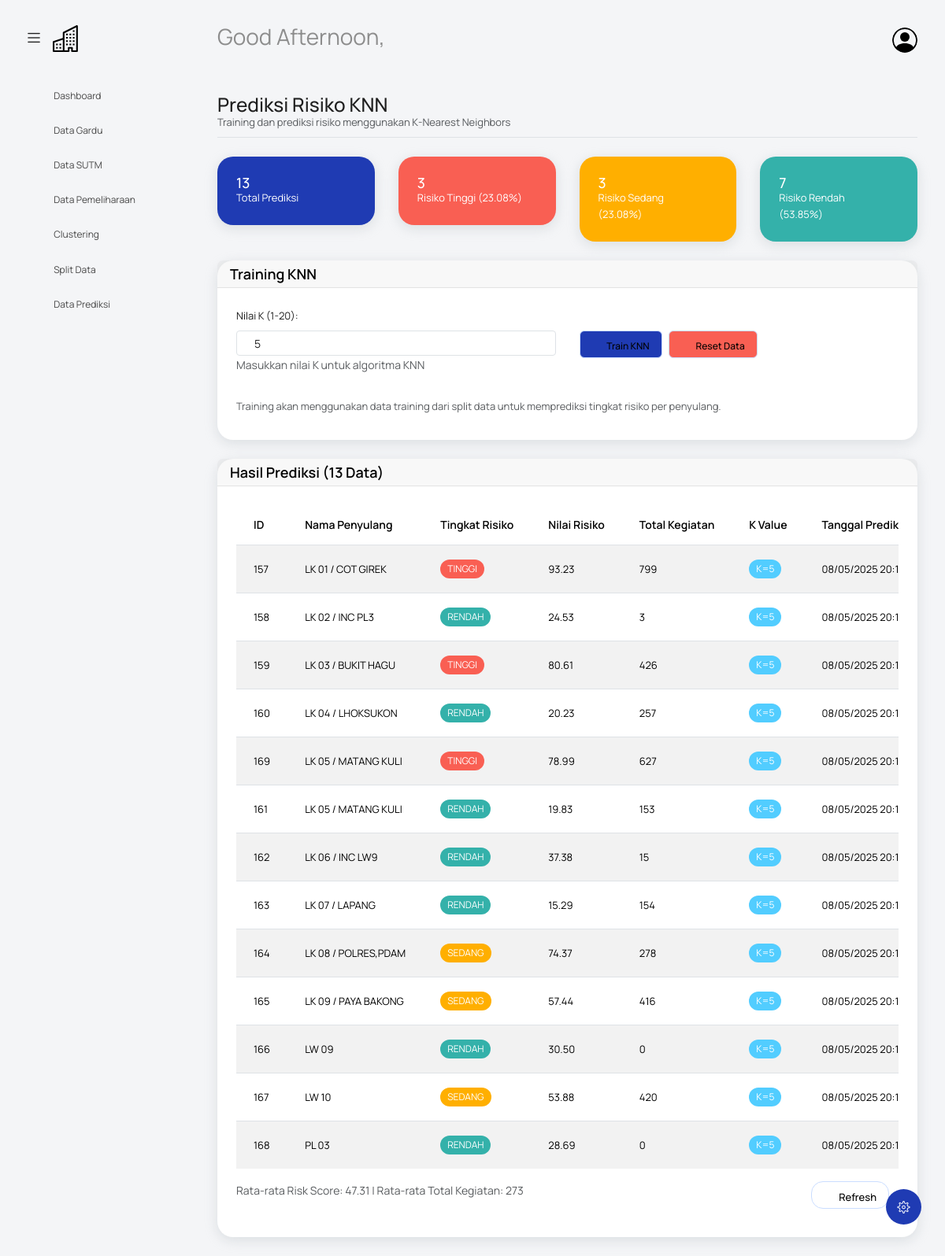
The app's page /view/prediksi/index.php, older data.
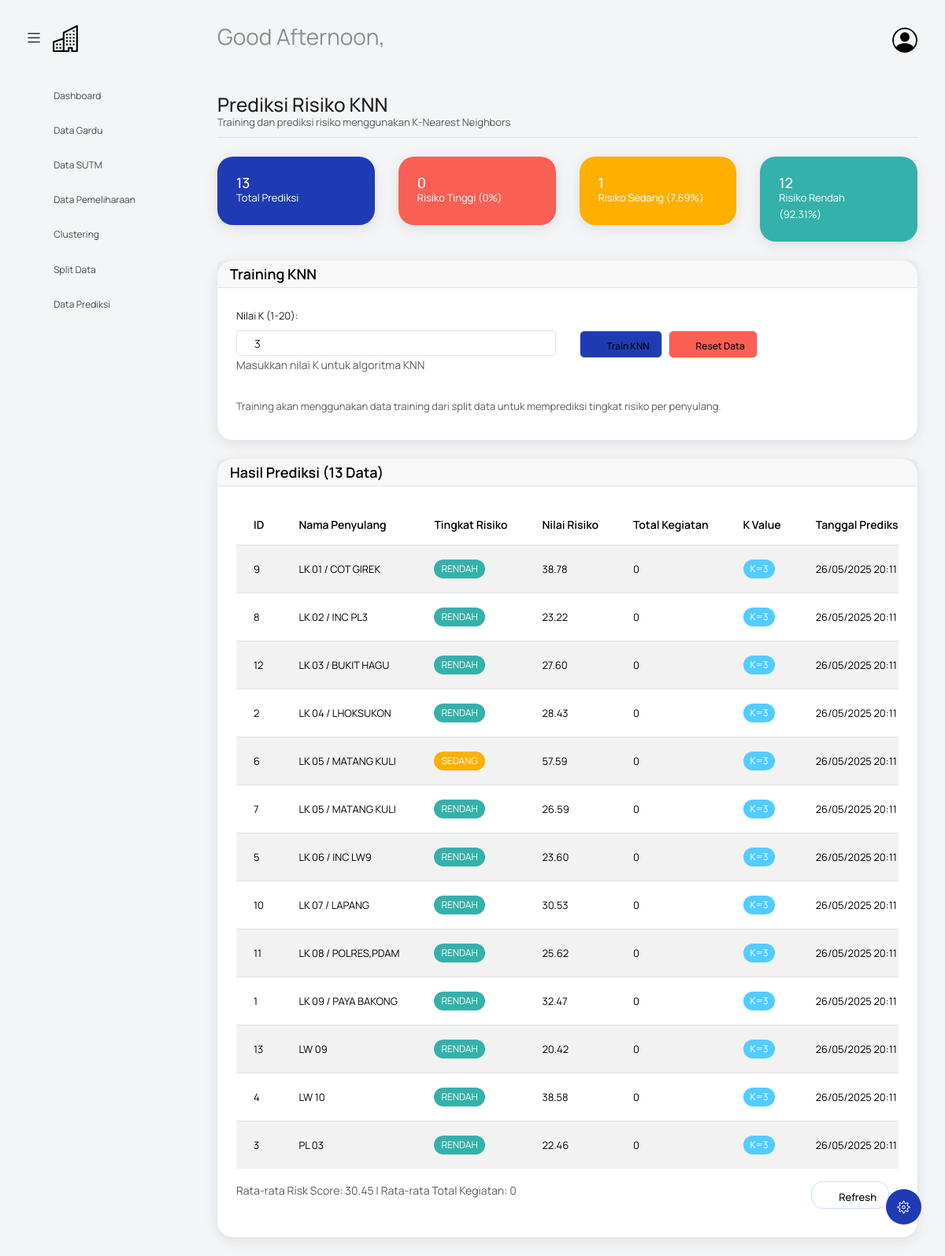
The same page, newer data.
### tables this page shows
CREATE TABLE `hasil_prediksi_risiko` (
  `id_prediksi` int NOT NULL,
  `nama_penyulang` varchar(100) NOT NULL,
  `tingkat_risiko` varchar(10) NOT NULL,
  `nilai_risiko` decimal(10,2) NOT NULL,
  `tanggal_prediksi` datetime DEFAULT CURRENT_TIMESTAMP,
  `total_kegiatan` int DEFAULT '0',
  `k_value` int DEFAULT '3'
);

### model/PrediksiModel.php (called while the page is built, shortened)
<?php
include_once 'koneksi.php';
class PrediksiModel {
    private $db;
    public function __construct()
    {
        global $koneksi;
        $this->db = $koneksi;
    }
    public function getTrainingData()
    {
        $data = [];
        return $data;
    }
    public function getPrediksiData()
    {
        $query = "
            SELECT
                id_prediksi,
                nama_penyulang,
                tingkat_risiko,
                nilai_risiko,
                total_kegiatan,
                k_value,
                tanggal_prediksi
            FROM hasil_prediksi_risiko
            ORDER BY tanggal_prediksi DESC, nama_penyulang
        ";
        $result = $this->db->query($query);
        $data = [];
        while ($row = $result->fetch_assoc()) {
            $data[] = $row;
        }
        return $data;
    }
    public function getConfusionMatrix()
    {
        $trainingData = $this->getTrainingData();
        $prediksiData = $this->getPrediksiData();
        if (empty($trainingData) || empty($prediksiData)) {
            return [
                'matrix' => [],
                'accuracy' => 0,
                'precision' => [],
                'recall' => [],
                'f1_score' => []
            ];
        }
        $classes = ['RENDAH', 'SEDANG', 'TINGGI'];
        $matrix = array_fill_keys($classes, array_fill_keys($classes, 0));
        $total = 0;
        $correct = 0;
        $accuracy = $total > 0 ? round(($correct / $total) * 100, 2) : 0;
        $precision = [];
        $recall = [];
        $f1_score = [];
        return [
            'matrix' => $matrix,
            'accuracy' => $accuracy,
            'precision' => $precision,
            'recall' => $recall,
            'f1_score' => $f1_score,
            'classes' => $classes
        ];
    }
}

### view/prediksi/index.php (the view, shortened to what the rows shown need)
<?php
require_once 'model/PrediksiModel.php';
$message = '';
try {
    $prediksiModel = new PrediksiModel();
    $prediksiData = $prediksiModel->getPrediksiData();
    $confusionMatrix = $prediksiModel->getConfusionMatrix();
} catch (Exception $e) {
    $statistics = [
        'total_prediksi' => 0,
        'tinggi_count' => 0,
        'sedang_count' => 0,
        'rendah_count' => 0,
        'tinggi_percentage' => 0,
        'sedang_percentage' => 0,
        'rendah_percentage' => 0,
        'avg_risk_score' => 0,
        'avg_total_kegiatan' => 0,
        'last_k_value' => 3
    ];
    $prediksiData = [];
    $confusionMatrix = ['matrix' => [], 'accuracy' => 0];
    if (empty($message)) {
        $message = 'Error loading data: ' . $e->getMessage();
        $messageType = 'error';
    }
}
include('view/template/header.php');
?>
<body class="with-welcome-text">
    <div class="container-scroller">
        <?php include 'view/template/navbar.php'; ?>
        <div class="container-fluid page-body-wrapper">
            <div class="main-panel">
                <div class="content-wrapper">
                    <div class="row">
                        <div class="col-sm-12">
                            <div class="home-tab">
                                <div class="row">
                                    <div class="col-md-12">
                                        <div class="card">
                                            <div class="card-body">
                                                <div class="table-responsive">
                                                    <table class="table table-striped">
                                                        <thead>
                                                            <tr>
                                                                <th>ID</th>
                                                                <th>Nama Penyulang</th>
                                                                <th>Tingkat Risiko</th>
                                                                <th>Nilai Risiko</th>
                                                                <th>Total Kegiatan</th>
                                                                <th>K Value</th>
                                                                <th>Tanggal Prediksi</th>
                                                            </tr>
                                                        </thead>
                                                        <tbody>
                                                            <?php if (!empty($prediksiData)): ?>
                                                                <?php foreach ($prediksiData as $row): ?>
                                                                    <tr>
                                                                        <td><?php echo htmlspecialchars($row['id_prediksi']); ?></td>
                                                                        <td><?php echo htmlspecialchars($row['nama_penyulang']); ?></td>
                                                                        <td>
                                                                            <?php
                                                                            $badgeClass = '';
                                                                            switch (strtolower($row['tingkat_risiko'])) {
                                                                                case 'tinggi':
                                                                                    $badgeClass = 'bg-danger';
                                                                                    break;
                                                                                case 'sedang':
                                                                                    $badgeClass = 'bg-warning';
                                                                                    break;
                                                                                default:
                                                                                    $badgeClass = 'bg-success';
                                                                            }
                                                                            ?>
                                                                            <span class="badge <?php echo $badgeClass; ?>">
                                                                                <?php echo htmlspecialchars($row['tingkat_risiko']); ?>
                                                                            </span>
                                                                        </td>
                                                                        <td><?php echo number_format($row['nilai_risiko'], 2); ?></td>
                                                                        <td><?php echo number_format($row['total_kegiatan']); ?></td>
                                                                        <td>
                                                                            <span class="badge bg-info">
                                                                                K=<?php echo $row['k_value']; ?>
                                                                            </span>
                                                                        </td>
                                                                        <td><?php echo date('d/m/Y H:i', strtotime($row['tanggal_prediksi'])); ?></td>
                                                                    </tr>
                                                                <?php endforeach; ?>
                                                            <?php endif; ?>
                                                        </tbody>
                                                    </table>
                                                </div>
                                            </div>
                                        </div>
                                    </div>
                                </div>
                            </div>
                        </div>
                    </div>
                </div>
            </div>
        </div>
    </div>
</body>
</html>

Row changes from the older to the newer data that the page shows:
removed hasil_prediksi_risiko: id_prediksi "157", nama_penyulang "LK 01 / COT GIREK", tingkat_risiko "TINGGI", nilai_risiko "93.23", total_kegiatan "799", k_value "5", tanggal_prediksi "08/05/2025…"
removed hasil_prediksi_risiko: id_prediksi "158", nama_penyulang "LK 02 / INC PL3", tingkat_risiko "RENDAH", nilai_risiko "24.53", total_kegiatan "3", k_value "5", tanggal_prediksi "08/05/2025…"
removed hasil_prediksi_risiko: id_prediksi "159", nama_penyulang "LK 03 / BUKIT HAGU", tingkat_risiko "TINGGI", nilai_risiko "80.61", total_kegiatan "426", k_value "5", tanggal_prediksi "08/05/2025…"
removed hasil_prediksi_risiko: id_prediksi "160", nama_penyulang "LK 04 / LHOKSUKON", tingkat_risiko "RENDAH", nilai_risiko "20.23", total_kegiatan "257", k_value "5", tanggal_prediksi "08/05/2025…"
removed hasil_prediksi_risiko: id_prediksi "169", nama_penyulang "LK 05 / MATANG KULI", tingkat_risiko "TINGGI", nilai_risiko "78.99", total_kegiatan "627", k_value "5", tanggal_prediksi "08/05/2025…"
removed hasil_prediksi_risiko: id_prediksi "161", nama_penyulang "LK 05 / MATANG KULI", tingkat_risiko "RENDAH", nilai_risiko "19.83", total_kegiatan "153", k_value "5", tanggal_prediksi "08/05/2025…"
removed hasil_prediksi_risiko: id_prediksi "162", nama_penyulang "LK 06 / INC LW9", tingkat_risiko "RENDAH", nilai_risiko "37.38", total_kegiatan "15", k_value "5", tanggal_prediksi "08/05/2025…"
removed hasil_prediksi_risiko: id_prediksi "163", nama_penyulang "LK 07 / LAPANG", tingkat_risiko "RENDAH", nilai_risiko "15.29", total_kegiatan "154", k_value "5", tanggal_prediksi "08/05/2025…"
removed hasil_prediksi_risiko: id_prediksi "164", nama_penyulang "LK 08 / POLRES,PDAM", tingkat_risiko "SEDANG", nilai_risiko "74.37", total_kegiatan "278", k_value "5", tanggal_prediksi "08/05/2025…"
removed hasil_prediksi_risiko: id_prediksi "165", nama_penyulang "LK 09 / PAYA BAKONG", tingkat_risiko "SEDANG", nilai_risiko "57.44", total_kegiatan "416", k_value "5", tanggal_prediksi "08/05/2025…"
removed hasil_prediksi_risiko: id_prediksi "166", nama_penyulang "LW 09", tingkat_risiko "RENDAH", nilai_risiko "30.50", total_kegiatan "0", k_value "5", tanggal_prediksi "08/05/2025…"
removed hasil_prediksi_risiko: id_prediksi "167", nama_penyulang "LW 10", tingkat_risiko "SEDANG", nilai_risiko "53.88", total_kegiatan "420", k_value "5", tanggal_prediksi "08/05/2025…"
removed hasil_prediksi_risiko: id_prediksi "168", nama_penyulang "PL 03", tingkat_risiko "RENDAH", nilai_risiko "28.69", total_kegiatan "0", k_value "5", tanggal_prediksi "08/05/2025…"
added hasil_prediksi_risiko: id_prediksi "9", nama_penyulang "LK 01 / COT GIREK", tingkat_risiko "RENDAH", nilai_risiko "38.78", total_kegiatan "0", k_value "3", tanggal_prediksi "26/05/2025 20:11"
added hasil_prediksi_risiko: id_prediksi "8", nama_penyulang "LK 02 / INC PL3", tingkat_risiko "RENDAH", nilai_risiko "23.22", total_kegiatan "0", k_value "3", tanggal_prediksi "26/05/2025 20:11"
added hasil_prediksi_risiko: id_prediksi "12", nama_penyulang "LK 03 / BUKIT HAGU", tingkat_risiko "RENDAH", nilai_risiko "27.60", total_kegiatan "0", k_value "3", tanggal_prediksi "26/05/2025 20:11"
added hasil_prediksi_risiko: id_prediksi "2", nama_penyulang "LK 04 / LHOKSUKON", tingkat_risiko "RENDAH", nilai_risiko "28.43", total_kegiatan "0", k_value "3", tanggal_prediksi "26/05/2025 20:11"
added hasil_prediksi_risiko: id_prediksi "6", nama_penyulang "LK 05 / MATANG KULI", tingkat_risiko "SEDANG", nilai_risiko "57.59", total_kegiatan "0", k_value "3", tanggal_prediksi "26/05/2025 20:11"
added hasil_prediksi_risiko: id_prediksi "7", nama_penyulang "LK 05 / MATANG KULI", tingkat_risiko "RENDAH", nilai_risiko "26.59", total_kegiatan "0", k_value "3", tanggal_prediksi "26/05/2025 20:11"
added hasil_prediksi_risiko: id_prediksi "5", nama_penyulang "LK 06 / INC LW9", tingkat_risiko "RENDAH", nilai_risiko "23.60", total_kegiatan "0", k_value "3", tanggal_prediksi "26/05/2025 20:11"
added hasil_prediksi_risiko: id_prediksi "10", nama_penyulang "LK 07 / LAPANG", tingkat_risiko "RENDAH", nilai_risiko "30.53", total_kegiatan "0", k_value "3", tanggal_prediksi "26/05/2025 20:11"
added hasil_prediksi_risiko: id_prediksi "11", nama_penyulang "LK 08 / POLRES,PDAM", tingkat_risiko "RENDAH", nilai_risiko "25.62", total_kegiatan "0", k_value "3", tanggal_prediksi "26/05/2025 20:11"
added hasil_prediksi_risiko: id_prediksi "1", nama_penyulang "LK 09 / PAYA BAKONG", tingkat_risiko "RENDAH", nilai_risiko "32.47", total_kegiatan "0", k_value "3", tanggal_prediksi "26/05/2025 20:11"
added hasil_prediksi_risiko: id_prediksi "13", nama_penyulang "LW 09", tingkat_risiko "RENDAH", nilai_risiko "20.42", total_kegiatan "0", k_value "3", tanggal_prediksi "26/05/2025 20:11"
added hasil_prediksi_risiko: id_prediksi "4", nama_penyulang "LW 10", tingkat_risiko "RENDAH", nilai_risiko "38.58", total_kegiatan "0", k_value "3", tanggal_prediksi "26/05/2025 20:11"
added hasil_prediksi_risiko: id_prediksi "3", nama_penyulang "PL 03", tingkat_risiko "RENDAH", nilai_risiko "22.46", total_kegiatan "0", k_value "3", tanggal_prediksi "26/05/2025 20:11"
Text that changed along with them:
$statistics['tinggi_count']: "3" → "0"
$statistics['tinggi_percentage']: "23.08" → "0"
$statistics['sedang_count']: "3" → "1"
$statistics['sedang_percentage']: "23.08" → "7.69"
$statistics['rendah_count']: "7" → "12"
$statistics['rendah_percentage']: "53.85" → "92.31"
form field k_value: "5" → "3"
$statistics['avg_risk_score']: "47.31" → "30.45"
$statistics['avg_total_kegiatan']: "273" → "0"
